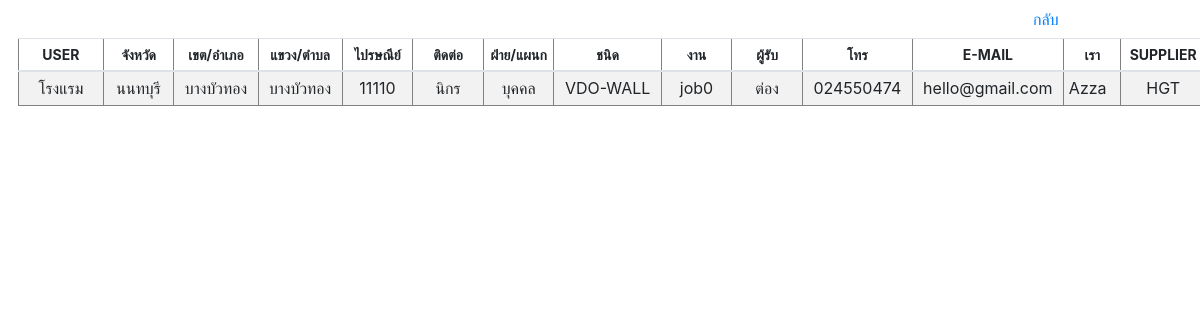
Page /customer/customer_show_user.php?ID=1 on the earlier database version.
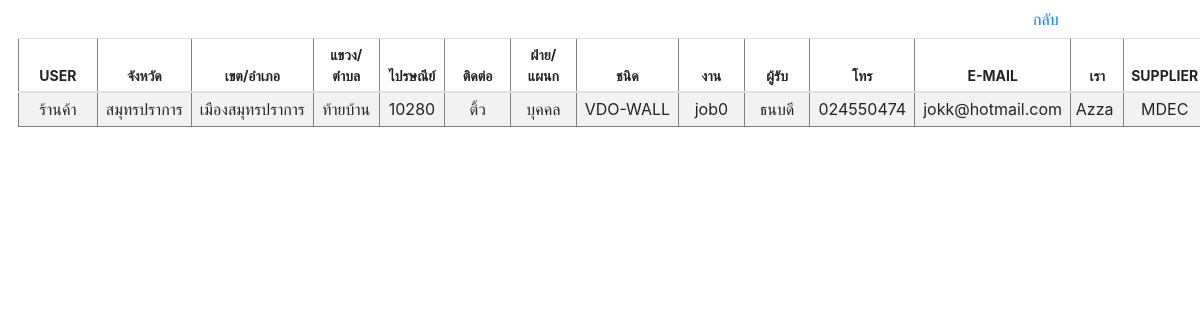
Same page on the later database version.
### tables this page shows
CREATE TABLE `customer` (
  `REF_NO` varchar(255) NOT NULL,
  `CUSTOMER_ID` int(10) NOT NULL,
  `CREATE_DATE` varchar(255) NOT NULL,
  `TIME` varchar(255) NOT NULL,
  `AMOUNT` float NOT NULL,
  `PROJECT` varchar(255) NOT NULL,
  `USER` varchar(255) NOT NULL,
  `UNIT` varchar(255) DEFAULT NULL,
  `BRANDNAME` varchar(255) NOT NULL,
  `SERIES` varchar(255) NOT NULL,
  `LOGO` varchar(255) DEFAULT NULL,
  `PROVINCE` varchar(255) NOT NULL,
  `DISTRICT` varchar(255) NOT NULL,
  `SUBDISTRICT` varchar(255) NOT NULL,
  `ZIPCODE` varchar(5) NOT NULL,
  `CONTACT` varchar(255) NOT NULL,
  `DEPARTMENT` varchar(255) NOT NULL,
  `NAME` varchar(255) NOT NULL,
  `PHONE` varchar(10) NOT NULL,
  `EMAIL` varchar(255) NOT NULL,
  `DEALER` varchar(255) NOT NULL,
  `WE` varchar(255) NOT NULL DEFAULT 'Azza',
  `SUPPLIER` varchar(255) NOT NULL
);

### customer/customer_show_user.php (the view, shortened to what this page needs)
<?php
$conn=new Databases;
$conn = $conn->__construct();
$ID = $_GET['ID'];
$query = "SELECT * FROM customer WHERE CUSTOMER_ID=$ID";
$result = mysqli_query($conn, $query);
$idx=0;
?>
<!DOCTYPE html PUBLIC "-//W3C//DTD XHTML 1.0 Transitional//EN" "http://www.w3.org/TR/xhtml1/DTD/xhtml1-transitional.dtd">
<html xmlns="http://www.w3.org/1999/xhtml">
<head>
<link rel="stylesheet" href="https://cdn.jsdelivr.net/npm/bootstrap@4.6.0/dist/css/bootstrap.min.css">
    <link href="https://unpkg.com/gijgo@1.9.13/css/gijgo.min.css" rel="stylesheet" type="text/css" />
</head>
<body>
<a style="margin-left:85%" class="btn btn-link" href="customer.php">กลับ</a>
<table border='1' style="width:99%; margin-left:1.5%" class="table table-striped table-sm">
  <thead align="center" style="font-size:14px;">
    <tr>
      <th>USER</th>
      <th>จังหวัด</th>
      <th>เขต/อำเภอ</th>
      <th>แขวง/ตำบล</th>
      <th>ไปรษณีย์</th>
      <th>ติดต่อ</th>
      <th>ฝ่าย/แผนก</th>
      <th>ชนิด</th>
      <th>งาน</th>
      <th>ผู้รับ</th>
      <th>โทร</th>
      <th>E-MAIL</th>
      <th>เรา</th>
      <th>SUPPLIER</th>
    </tr>
  </thead>
  <tbody>
      <?php
		while($row = mysqli_fetch_array($result))
		{$idx=$idx+1;
		?>
        <td width="6%" align="center"><nobr><?php echo $row['USER'] ;?></nobr></td>
        <td width="5%" align="center"><nobr><?php echo preg_replace('/[0-9]+/', '', $row['PROVINCE']) ;?></nobr></td>
        <td width="5%" align="center"><nobr><?php echo preg_replace('/[0-9]+/', '', $row['DISTRICT']) ;?></nobr></td>
        <td width="5%" align="center"><nobr><?php echo preg_replace('/[0-9]+/', '', $row['SUBDISTRICT']) ;?></nobr></td>
        <td width="5%" align="center"><nobr><?php echo $row['ZIPCODE'] ;?></nobr></td>
        <td width="5%" align="center"><nobr><?php echo $row['CONTACT'] ;?></nobr></td>
        <td width="5%" align="center"><nobr><?php echo $row['DEPARTMENT'] ;?></nobr></td>
        <td width="5%" align="center"><nobr><?php echo $row['SERIES'] ;?></nobr></td>
        <td width="5%" align="center"><nobr><?php echo $row['PROJECT']; ?></nobr></td>
        <td width="5%" align="center"><nobr><?php echo $row['NAME'] ;?></nobr></td>
        <td width="5%" align="center"><nobr><?php echo $row['PHONE'] ;?></nobr></td>
        <td width="5%" align="center"><nobr><?php echo $row['EMAIL'] ;?></nobr></td>
        <td width="4%" align="left"><nobr><?php echo $row['WE'] ;?></nobr></td>
        <td width="3%" align="center"><nobr><?php echo $row['SUPPLIER'] ;?></nobr></td>
        <?php
		}
?>
   </tbody>
</table>
</body>
</body>
</html>

Differences in the rows shown:
changed customer "บุคคล": USER "โรงแรม" → "ร้านค้า"; PROVINCE "นนทบุรี" → "สมุทรปราการ"; DISTRICT "บางบัวทอง" → "เมืองสมุทรปราการ"; SUBDISTRICT "บางบัวทอง" → "ท้ายบ้าน"; ZIPCODE "11110" → "10280"; CONTACT "นิกร" → "ติ้ว"; NAME "ต่อง" → "ธนบดี"; EMAIL "hello@gmail.com" → "jokk@hotmail.com"; SUPPLIER "HGT" → "MDEC"
